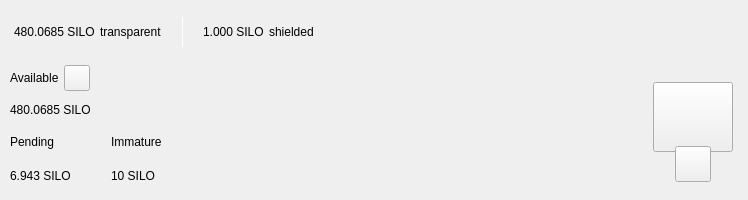
<?xml version="1.0" encoding="UTF-8"?>
<ui version="4.0">
 <class>TopBar</class>
 <widget class="QWidget" name="TopBar">
  <property name="geometry">
   <rect>
    <x>0</x>
    <y>0</y>
    <width>734</width>
    <height>200</height>
   </rect>
  </property>
  <property name="minimumSize">
   <size>
    <width>0</width>
    <height>200</height>
   </size>
  </property>
  <property name="maximumSize">
   <size>
    <width>16777215</width>
    <height>200</height>
   </size>
  </property>
  <property name="windowTitle">
   <string>Form</string>
  </property>
  <layout class="QVBoxLayout" name="verticalLayout_10" stretch="0">
   <property name="spacing">
    <number>0</number>
   </property>
   <property name="leftMargin">
    <number>0</number>
   </property>
   <property name="topMargin">
    <number>0</number>
   </property>
   <property name="rightMargin">
    <number>0</number>
   </property>
   <property name="bottomMargin">
    <number>0</number>
   </property>
   <item>
    <widget class="PFBorderImage" name="containerTop">
     <layout class="QVBoxLayout" name="verticalLayout_11">
      <property name="spacing">
       <number>0</number>
      </property>
      <property name="leftMargin">
       <number>0</number>
      </property>
      <property name="topMargin">
       <number>0</number>
      </property>
      <property name="rightMargin">
       <number>0</number>
      </property>
      <property name="bottomMargin">
       <number>0</number>
      </property>
      <item>
       <widget class="QWidget" name="top_container_2" native="true">
        <property name="minimumSize">
         <size>
          <width>0</width>
          <height>65</height>
         </size>
        </property>
        <layout class="QHBoxLayout" name="top_container">
         <property name="spacing">
          <number>0</number>
         </property>
         <property name="leftMargin">
          <number>14</number>
         </property>
         <property name="topMargin">
          <number>0</number>
         </property>
         <property name="rightMargin">
          <number>14</number>
         </property>
         <property name="bottomMargin">
          <number>0</number>
         </property>
         <item alignment="Qt::AlignVCenter">
          <widget class="QWidget" name="widgetTopAmount" native="true">
           <property name="sizePolicy">
            <sizepolicy hsizetype="Preferred" vsizetype="Maximum">
             <horstretch>0</horstretch>
             <verstretch>0</verstretch>
            </sizepolicy>
           </property>
           <layout class="QHBoxLayout" name="horizontalLayout_5">
            <property name="spacing">
             <number>5</number>
            </property>
            <property name="leftMargin">
             <number>0</number>
            </property>
            <property name="topMargin">
             <number>0</number>
            </property>
            <property name="rightMargin">
             <number>0</number>
            </property>
            <property name="bottomMargin">
             <number>0</number>
            </property>
            <item alignment="Qt::AlignTop">
             <widget class="QLabel" name="labelAmountTopSilo">
              <property name="minimumSize">
               <size>
                <width>0</width>
                <height>36</height>
               </size>
              </property>
              <property name="styleSheet">
               <string notr="true">padding:0px;margin:0px;</string>
              </property>
              <property name="text">
               <string notr="true">480.0685 SILO</string>
              </property>
             </widget>
            </item>
            <item>
             <widget class="QLabel" name="labelTrans">
              <property name="text">
               <string>transparent</string>
              </property>
             </widget>
            </item>
            <item>
             <spacer name="horizontalSpacer_11">
              <property name="orientation">
               <enum>Qt::Horizontal</enum>
              </property>
              <property name="sizeType">
               <enum>QSizePolicy::Fixed</enum>
              </property>
              <property name="sizeHint" stdset="0">
               <size>
                <width>15</width>
                <height>20</height>
               </size>
              </property>
             </spacer>
            </item>
            <item alignment="Qt::AlignVCenter">
             <widget class="QLabel" name="typeSpacerTop">
              <property name="minimumSize">
               <size>
                <width>1</width>
                <height>30</height>
               </size>
              </property>
              <property name="maximumSize">
               <size>
                <width>1</width>
                <height>30</height>
               </size>
              </property>
              <property name="styleSheet">
               <string notr="true">background-color:white;
padding:0px;
border:none;</string>
              </property>
              <property name="text">
               <string/>
              </property>
             </widget>
            </item>
            <item>
             <spacer name="horizontalSpacer_12">
              <property name="orientation">
               <enum>Qt::Horizontal</enum>
              </property>
              <property name="sizeType">
               <enum>QSizePolicy::Fixed</enum>
              </property>
              <property name="sizeHint" stdset="0">
               <size>
                <width>15</width>
                <height>20</height>
               </size>
              </property>
             </spacer>
            </item>
            <item alignment="Qt::AlignTop">
             <widget class="QLabel" name="labelAmountTopShieldedSilo">
              <property name="minimumSize">
               <size>
                <width>0</width>
                <height>36</height>
               </size>
              </property>
              <property name="text">
               <string notr="true">1.000 SILO</string>
              </property>
             </widget>
            </item>
            <item>
             <widget class="QLabel" name="labelShield">
              <property name="text">
               <string>shielded</string>
              </property>
             </widget>
            </item>
           </layout>
          </widget>
         </item>
         <item>
          <spacer name="horizontalSpacer">
           <property name="orientation">
            <enum>Qt::Horizontal</enum>
           </property>
           <property name="sizeHint" stdset="0">
            <size>
             <width>40</width>
             <height>20</height>
            </size>
           </property>
          </spacer>
         </item>
         <item>
          <layout class="QHBoxLayout" name="horizontalLayout_4">
           <property name="spacing">
            <number>12</number>
           </property>
           <property name="rightMargin">
            <number>0</number>
           </property>
           <item alignment="Qt::AlignRight">
            <widget class="QWidget" name="layoutSync" native="true">
             <property name="minimumSize">
              <size>
               <width>0</width>
               <height>36</height>
              </size>
             </property>
             <property name="maximumSize">
              <size>
               <width>16777215</width>
               <height>36</height>
              </size>
             </property>
             <layout class="QVBoxLayout" name="verticalLayout_9">
              <property name="leftMargin">
               <number>0</number>
              </property>
              <property name="topMargin">
               <number>0</number>
              </property>
              <property name="rightMargin">
               <number>0</number>
              </property>
              <property name="bottomMargin">
               <number>0</number>
              </property>
              <item>
               <widget class="ExpandableButton" name="pushButtonSync" native="true">
                <property name="minimumSize">
                 <size>
                  <width>36</width>
                  <height>36</height>
                 </size>
                </property>
                <property name="maximumSize">
                 <size>
                  <width>16777215</width>
                  <height>36</height>
                 </size>
                </property>
               </widget>
              </item>
             </layout>
            </widget>
           </item>
           <item>
            <widget class="ExpandableButton" name="pushButtonHDUpgrade" native="true">
             <property name="minimumSize">
              <size>
               <width>36</width>
               <height>36</height>
              </size>
             </property>
            </widget>
           </item>
           <item>
            <widget class="ExpandableButton" name="pushButtonStack" native="true">
             <property name="minimumSize">
              <size>
               <width>36</width>
               <height>36</height>
              </size>
             </property>
            </widget>
           </item>
           <item>
            <widget class="ExpandableButton" name="pushButtonColdStaking" native="true">
             <property name="minimumSize">
              <size>
               <width>36</width>
               <height>36</height>
              </size>
             </property>
            </widget>
           </item>
           <item>
            <widget class="ExpandableButton" name="pushButtonConnection" native="true">
             <property name="minimumSize">
              <size>
               <width>36</width>
               <height>36</height>
              </size>
             </property>
            </widget>
           </item>
           <item>
            <widget class="ExpandableButton" name="pushButtonTor" native="true">
             <property name="minimumSize">
              <size>
               <width>36</width>
               <height>36</height>
              </size>
             </property>
            </widget>
           </item>
           <item>
            <widget class="ExpandableButton" name="pushButtonLock" native="true">
             <property name="sizePolicy">
              <sizepolicy hsizetype="Expanding" vsizetype="Expanding">
               <horstretch>0</horstretch>
               <verstretch>0</verstretch>
              </sizepolicy>
             </property>
             <property name="minimumSize">
              <size>
               <width>36</width>
               <height>0</height>
              </size>
             </property>
            </widget>
           </item>
           <item>
            <widget class="ExpandableButton" name="pushButtonTheme" native="true">
             <property name="minimumSize">
              <size>
               <width>36</width>
               <height>36</height>
              </size>
             </property>
             <property name="maximumSize">
              <size>
               <width>16777215</width>
               <height>36</height>
              </size>
             </property>
            </widget>
           </item>
           <item>
            <widget class="ExpandableButton" name="pushButtonFAQ" native="true">
             <property name="minimumSize">
              <size>
               <width>36</width>
               <height>36</height>
              </size>
             </property>
            </widget>
           </item>
          </layout>
         </item>
        </layout>
       </widget>
      </item>
      <item>
       <widget class="QWidget" name="bottom_container" native="true">
        <property name="minimumSize">
         <size>
          <width>0</width>
          <height>135</height>
         </size>
        </property>
        <layout class="QHBoxLayout" name="botton_container">
         <property name="leftMargin">
          <number>10</number>
         </property>
         <property name="topMargin">
          <number>0</number>
         </property>
         <property name="rightMargin">
          <number>10</number>
         </property>
         <property name="bottomMargin">
          <number>10</number>
         </property>
         <item>
          <layout class="QVBoxLayout" name="verticalLayout_7">
           <property name="spacing">
            <number>0</number>
           </property>
           <property name="leftMargin">
            <number>0</number>
           </property>
           <property name="rightMargin">
            <number>30</number>
           </property>
           <item>
            <layout class="QVBoxLayout" name="verticalLayout_2">
             <item>
              <layout class="QHBoxLayout" name="horizontalLayoutContainerAvailable">
               <property name="spacing">
                <number>5</number>
               </property>
               <item>
                <widget class="QLabel" name="labelTitle1">
                 <property name="text">
                  <string>Available</string>
                 </property>
                </widget>
               </item>
               <item>
                <widget class="QPushButton" name="pushButtonBalanceInfo">
                 <property name="minimumSize">
                  <size>
                   <width>26</width>
                   <height>26</height>
                  </size>
                 </property>
                 <property name="maximumSize">
                  <size>
                   <width>26</width>
                   <height>26</height>
                  </size>
                 </property>
                 <property name="mouseTracking">
                  <bool>true</bool>
                 </property>
                 <property name="focusPolicy">
                  <enum>Qt::NoFocus</enum>
                 </property>
                 <property name="text">
                  <string notr="true"/>
                 </property>
                 <property name="iconSize">
                  <size>
                   <width>24</width>
                   <height>24</height>
                  </size>
                 </property>
                 <property name="shortcut">
                  <string notr="true"/>
                 </property>
                </widget>
               </item>
               <item>
                <spacer name="horizontalSpacer_4">
                 <property name="orientation">
                  <enum>Qt::Horizontal</enum>
                 </property>
                 <property name="sizeType">
                  <enum>QSizePolicy::MinimumExpanding</enum>
                 </property>
                 <property name="sizeHint" stdset="0">
                  <size>
                   <width>20</width>
                   <height>20</height>
                  </size>
                 </property>
                </spacer>
               </item>
              </layout>
             </item>
             <item>
              <widget class="QLabel" name="labelAmountSilo">
               <property name="text">
                <string notr="true">480.0685 SILO</string>
               </property>
              </widget>
             </item>
            </layout>
           </item>
           <item>
            <widget class="QWidget" name="container_imm_pend" native="true">
             <layout class="QHBoxLayout" name="horizontalLayout_2">
              <property name="spacing">
               <number>0</number>
              </property>
              <property name="leftMargin">
               <number>0</number>
              </property>
              <property name="topMargin">
               <number>0</number>
              </property>
              <property name="rightMargin">
               <number>0</number>
              </property>
              <property name="bottomMargin">
               <number>0</number>
              </property>
              <item alignment="Qt::AlignLeft">
               <widget class="QWidget" name="container_pending" native="true">
                <property name="sizePolicy">
                 <sizepolicy hsizetype="Minimum" vsizetype="Preferred">
                  <horstretch>0</horstretch>
                  <verstretch>0</verstretch>
                 </sizepolicy>
                </property>
                <layout class="QVBoxLayout" name="verticalLayout_3">
                 <property name="leftMargin">
                  <number>0</number>
                 </property>
                 <property name="topMargin">
                  <number>0</number>
                 </property>
                 <property name="rightMargin">
                  <number>0</number>
                 </property>
                 <property name="bottomMargin">
                  <number>0</number>
                 </property>
                 <item>
                  <widget class="QLabel" name="labelTitle3">
                   <property name="text">
                    <string>Pending</string>
                   </property>
                  </widget>
                 </item>
                 <item>
                  <widget class="QLabel" name="labelPendingSilo">
                   <property name="text">
                    <string notr="true">6.943 SILO</string>
                   </property>
                  </widget>
                 </item>
                </layout>
               </widget>
              </item>
              <item>
               <spacer name="horizontalSpacer_3">
                <property name="orientation">
                 <enum>Qt::Horizontal</enum>
                </property>
                <property name="sizeType">
                 <enum>QSizePolicy::Fixed</enum>
                </property>
                <property name="sizeHint" stdset="0">
                 <size>
                  <width>40</width>
                  <height>20</height>
                 </size>
                </property>
               </spacer>
              </item>
              <item alignment="Qt::AlignLeft">
               <widget class="QWidget" name="container_immature" native="true">
                <property name="sizePolicy">
                 <sizepolicy hsizetype="Minimum" vsizetype="Preferred">
                  <horstretch>0</horstretch>
                  <verstretch>0</verstretch>
                 </sizepolicy>
                </property>
                <layout class="QVBoxLayout" name="verticalLayout_4">
                 <property name="leftMargin">
                  <number>0</number>
                 </property>
                 <property name="topMargin">
                  <number>0</number>
                 </property>
                 <property name="rightMargin">
                  <number>0</number>
                 </property>
                 <property name="bottomMargin">
                  <number>0</number>
                 </property>
                 <item>
                  <widget class="QLabel" name="labelTitle4">
                   <property name="text">
                    <string>Immature</string>
                   </property>
                  </widget>
                 </item>
                 <item>
                  <widget class="QLabel" name="labelImmatureSilo">
                   <property name="text">
                    <string notr="true">10 SILO</string>
                   </property>
                  </widget>
                 </item>
                </layout>
               </widget>
              </item>
              <item>
               <spacer name="horizontalSpacer_5">
                <property name="orientation">
                 <enum>Qt::Horizontal</enum>
                </property>
                <property name="sizeHint" stdset="0">
                 <size>
                  <width>40</width>
                  <height>20</height>
                 </size>
                </property>
               </spacer>
              </item>
             </layout>
            </widget>
           </item>
          </layout>
         </item>
         <item>
          <spacer name="horizontalSpacer_2">
           <property name="orientation">
            <enum>Qt::Horizontal</enum>
           </property>
           <property name="sizeHint" stdset="0">
            <size>
             <width>40</width>
             <height>20</height>
            </size>
           </property>
          </spacer>
         </item>
         <item alignment="Qt::AlignHCenter|Qt::AlignVCenter">
          <widget class="QWidget" name="qrContainer" native="true">
           <property name="sizePolicy">
            <sizepolicy hsizetype="Preferred" vsizetype="Minimum">
             <horstretch>0</horstretch>
             <verstretch>0</verstretch>
            </sizepolicy>
           </property>
           <property name="minimumSize">
            <size>
             <width>90</width>
             <height>110</height>
            </size>
           </property>
           <property name="maximumSize">
            <size>
             <width>90</width>
             <height>110</height>
            </size>
           </property>
           <layout class="QVBoxLayout" name="containerQR">
            <property name="spacing">
             <number>0</number>
            </property>
            <property name="leftMargin">
             <number>5</number>
            </property>
            <property name="topMargin">
             <number>10</number>
            </property>
            <property name="rightMargin">
             <number>5</number>
            </property>
            <property name="bottomMargin">
             <number>0</number>
            </property>
            <item>
             <widget class="QPushButton" name="btnQr">
              <property name="minimumSize">
               <size>
                <width>70</width>
                <height>70</height>
               </size>
              </property>
              <property name="maximumSize">
               <size>
                <width>16777215</width>
                <height>70</height>
               </size>
              </property>
              <property name="focusPolicy">
               <enum>Qt::NoFocus</enum>
              </property>
              <property name="text">
               <string/>
              </property>
              <property name="iconSize">
               <size>
                <width>70</width>
                <height>70</height>
               </size>
              </property>
             </widget>
            </item>
            <item>
             <spacer name="verticalSpacer">
              <property name="orientation">
               <enum>Qt::Vertical</enum>
              </property>
              <property name="sizeType">
               <enum>QSizePolicy::Fixed</enum>
              </property>
              <property name="sizeHint" stdset="0">
               <size>
                <width>20</width>
                <height>20</height>
               </size>
              </property>
             </spacer>
            </item>
            <item alignment="Qt::AlignHCenter|Qt::AlignBottom">
             <widget class="QPushButton" name="pushButtonQR">
              <property name="minimumSize">
               <size>
                <width>36</width>
                <height>36</height>
               </size>
              </property>
              <property name="maximumSize">
               <size>
                <width>36</width>
                <height>36</height>
               </size>
              </property>
              <property name="focusPolicy">
               <enum>Qt::NoFocus</enum>
              </property>
              <property name="text">
               <string/>
              </property>
             </widget>
            </item>
           </layout>
          </widget>
         </item>
        </layout>
       </widget>
      </item>
     </layout>
    </widget>
   </item>
  </layout>
 </widget>
 <customwidgets>
  <customwidget>
   <class>ExpandableButton</class>
   <extends>QWidget</extends>
   <header>qt/seed2need/expandablebutton.h</header>
   <container>1</container>
  </customwidget>
  <customwidget>
   <class>PFBorderImage</class>
   <extends>QFrame</extends>
   <header>qt/seed2need/pfborderimage.h</header>
   <container>1</container>
  </customwidget>
 </customwidgets>
 <resources/>
 <connections/>
</ui>
